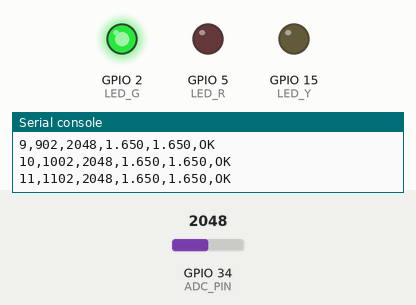
Simulated run of this program. Board: ESP32 board running MicroPython. Shown: output pins drawn as LEDs (lit = HIGH), the last lines printed to the serial console. The inputs (shaded band) are chosen by the test bench; at power-on: GPIO 34 (ADC_PIN) = 2048 (analog values on the 0–4095 scale).

Above: at 1.2 s.
1.3 s: GPIO 34 (ADC_PIN) set to 2793
3.2 s: GPIO 34 (ADC_PIN) set to 2916
At 4.3 s:
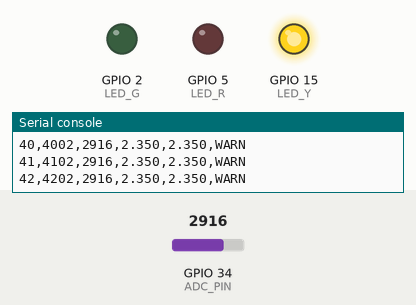
5.0 s: GPIO 34 (ADC_PIN) set to 3405
6.9 s: GPIO 34 (ADC_PIN) set to 3500
At 8.5 s:
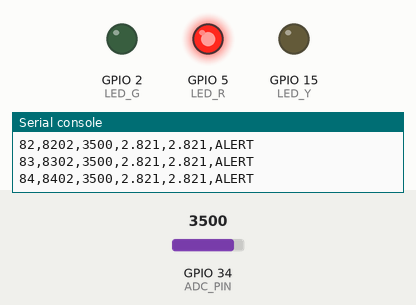
8.9 s: GPIO 34 (ADC_PIN) set to 3421
10.8 s: GPIO 34 (ADC_PIN) set to 3317
At 12.7 s:
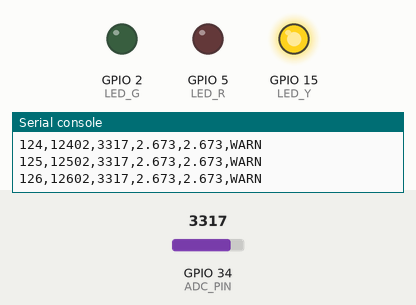
Timing chart, 0 to 13.8 s (numbered marks = the images above; inputs shaded):
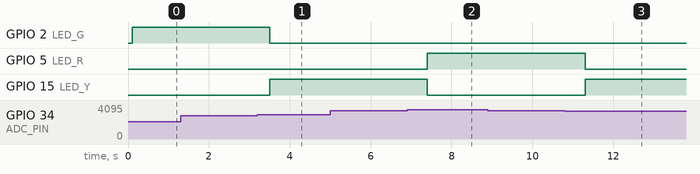

The program:

BufferCircular.py
```python
# Sistema de control de voltaje a 3 niveles: OK, WARN, ALERT
# Usa ADC, buffer circular, media móvil, histéresis y salida CSV

from machine import Pin, ADC, Timer
from time import ticks_ms

# -----------------------------
# CONFIGURACIÓN DE PINES
# -----------------------------
ADC_PIN = 34

LED_G = Pin(2, Pin.OUT)    # Verde  -> OK
LED_Y = Pin(15, Pin.OUT)   # Amarillo -> WARN
LED_R = Pin(5, Pin.OUT)    # Rojo -> ALERT

# -----------------------------
# CONFIGURACIÓN ADC
# -----------------------------
adc = ADC(Pin(ADC_PIN))
adc.atten(ADC.ATTN_11DB)
adc.width(ADC.WIDTH_12BIT)

VREF = 3.3

# -----------------------------
# UMBRALES CON HISTÉRESIS
# -----------------------------
WARN_ON   = 2.30
WARN_OFF  = 2.20
ALERT_ON  = 2.80
ALERT_OFF = 2.70

# Estados:
# 0 = OK
# 1 = WARN
# 2 = ALERT
state = 0

# -----------------------------
# BUFFER CIRCULAR
# -----------------------------
FS_HZ = 10
PERIOD_MS = int(1000 / FS_HZ)

K = 8
buf = [0.0] * K
idx = 0
suma = 0.0
vavg = 0.0
count = 0

# -----------------------------
# BANDERAS DE COMUNICACIÓN
# -----------------------------
sample_ready = False
last_sample_ms = 0
last_raw = 0
last_v = 0.0

# -----------------------------
# FUNCIÓN DE MUESTREO CON TIMER
# -----------------------------
def isr_sample(timer):
    global idx, suma, vavg, count
    global sample_ready, last_sample_ms, last_raw, last_v

    raw = adc.read()
    v = raw * VREF / 4095

    old = buf[idx]
    suma -= old

    buf[idx] = v
    suma += v

    idx += 1
    if idx >= K:
        idx = 0

    if count < K:
        count += 1

    vavg = suma / count

    last_raw = raw
    last_v = v
    last_sample_ms = ticks_ms()
    sample_ready = True

# -----------------------------
# FUNCIÓN PARA SEMÁFORO
# -----------------------------
def set_semaforo(st):
    LED_G.off()
    LED_Y.off()
    LED_R.off()

    if st == 0:
        LED_G.on()
    elif st == 1:
        LED_Y.on()
    else:
        LED_R.on()

def nombre_estado(st):
    if st == 0:
        return "OK"
    elif st == 1:
        return "WARN"
    else:
        return "ALERT"

# -----------------------------
# INICIAR TIMER
# -----------------------------
tm = Timer(0)
tm.init(period=PERIOD_MS, mode=Timer.PERIODIC, callback=isr_sample)

# -----------------------------
# PROGRAMA PRINCIPAL
# -----------------------------
print("Sistema iniciado")
print("muestra,tiempo_ms,raw,voltaje,vavg,estado")

counter = 0

while True:
    if not sample_ready:
        continue

    sample_ready = False
    counter += 1

    # -----------------------------
    # LÓGICA DE HISTÉRESIS
    # -----------------------------
    if state == 0:
        if vavg >= WARN_ON:
            state = 1

    elif state == 1:
        if vavg >= ALERT_ON:
            state = 2
        elif vavg <= WARN_OFF:
            state = 0

    elif state == 2:
        if vavg <= ALERT_OFF:
            state = 1

    set_semaforo(state)

    print("{},{},{},{:.3f},{:.3f},{}".format(
        counter,
        last_sample_ms,
        last_raw,
        last_v,
        vavg,
        nombre_estado(state)
    ))
```

Measured:
- the behaviour switches between 2854 and 2855 on GPIO 34 (ADC_PIN) (found by bisection; images 0 and 1)
- the behaviour switches between 3474 and 3475 on GPIO 34 (ADC_PIN) (found by bisection; images 1 and 2)
- the behaviour switches between 3351 and 3350 on GPIO 34 (ADC_PIN) (found by bisection; images 2 and 3)
- after the input at 3.2 s, GPIO 2 (LED_G): HIGH → LOW after 0.30 s; GPIO 15 (LED_Y): LOW → HIGH after 0.30 s
- after the input at 6.9 s, GPIO 5 (LED_R): LOW → HIGH after 0.50 s; GPIO 15 (LED_Y): HIGH → LOW after 0.50 s
- after the input at 10.8 s, GPIO 5 (LED_R): HIGH → LOW after 0.50 s; GPIO 15 (LED_Y): LOW → HIGH after 0.50 s
